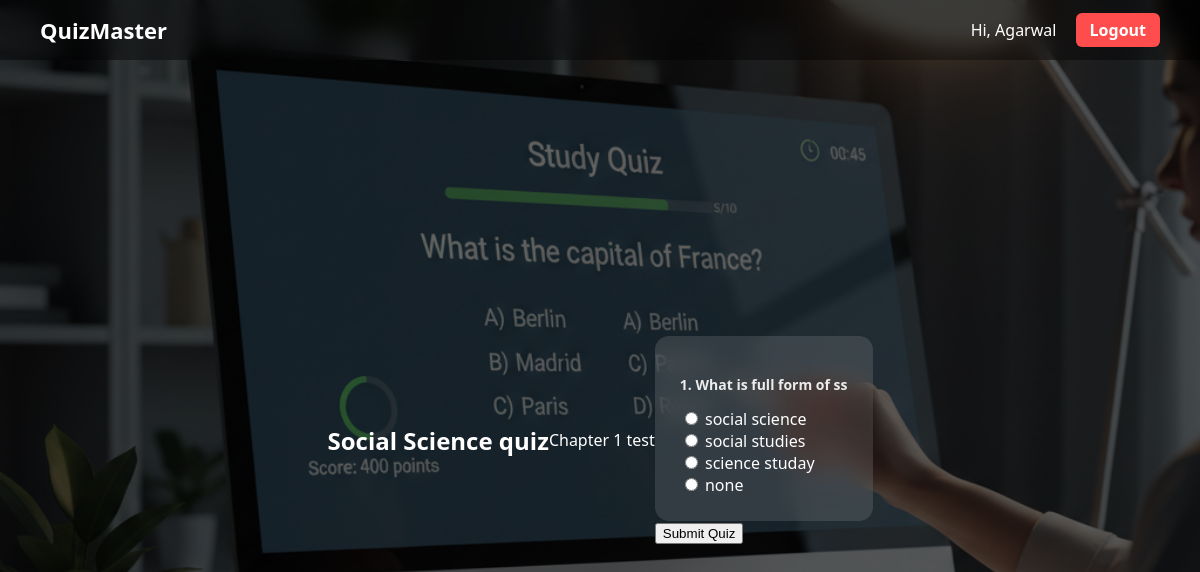
The page /take_quiz/4 (signed in) on the database its author committed.
### models.py (models this page shows)
class User(db.Model, UserMixin):
    id = db.Column(db.Integer, primary_key=True)
    username = db.Column(db.String(100), unique=True, nullable=False)
    email = db.Column(db.String(150), unique=True, nullable=False)
    password = db.Column(db.String(200), nullable=False)
    role = db.Column(db.String(20), default="user")
    created_at = db.Column(db.DateTime, default=datetime.utcnow)

class Quiz(db.Model):
    id = db.Column(db.Integer, primary_key=True)
    title = db.Column(db.String(200), nullable=False)
    description = db.Column(db.Text)
    created_by = db.Column(db.Integer, db.ForeignKey('user.id'))
    questions = db.relationship('Question', backref='quiz', cascade="all, delete")

class Question(db.Model):
    id = db.Column(db.Integer, primary_key=True)
    quiz_id = db.Column(db.Integer, db.ForeignKey('quiz.id'))
    question_text = db.Column(db.Text, nullable=False)
    option1 = db.Column(db.String(200))
    option2 = db.Column(db.String(200))
    option3 = db.Column(db.String(200))
    option4 = db.Column(db.String(200))
    correct_option = db.Column(db.String(10))

### app.py (the view, shortened to what this page needs)
@app.route("/take_quiz/<int:quiz_id>", methods=["GET","POST"])
@login_required
def take_quiz(quiz_id):
    quiz = Quiz.query.get_or_404(quiz_id)
    questions = Question.query.filter_by(quiz_id=quiz_id).limit(10).all()
    if not questions:
        flash("No questions available for this quiz.")
        return redirect(url_for("dashboard"))
    return render_template("take_quiz.html", quiz=quiz, questions=questions)

### app.py (called while the page is built)
@login_manager.user_loader
def load_user(user_id):
    return User.query.get(int(user_id))

### templates/take_quiz.html
{% extends "base.html" %}
{% block content %}
<h2>{{ quiz.title }}</h2>
<p>{{ quiz.description }}</p>
<form method="POST">
{% for q in questions %}
    <div class="quiz-card">
        <p><strong>{{ loop.index }}. {{ q.question_text }}</strong></p>
        <label><input type="radio" name="q{{ q.id }}" value="1"> {{ q.option1 }}</label><br>
        <label><input type="radio" name="q{{ q.id }}" value="2"> {{ q.option2 }}</label><br>
        <label><input type="radio" name="q{{ q.id }}" value="3"> {{ q.option3 }}</label><br>
        <label><input type="radio" name="q{{ q.id }}" value="4"> {{ q.option4 }}</label>
    </div>
{% endfor %}
<button type="submit">Submit Quiz</button>
</form>
{% endblock %}

### templates/base.html (shortened to what this page needs)
<!DOCTYPE html>
<html lang="en">
<head>
    <link rel="stylesheet" href="{{ url_for('static', filename='css/style.css') }}">
</head>
<body>
    {% if current_user.is_authenticated %}
    <nav class="navbar">
        <div class="nav-left">
            <a href="{{ url_for('dashboard') }}" class="logo">QuizMaster</a>
        </div>
        <div class="nav-right">
            <span class="user-name">Hi, {{ current_user.username }}</span>
            <a href="{{ url_for('logout') }}" class="logout-btn">Logout</a>
        </div>
    </nav>
    {% endif %}
    <div class="main-container">
        {% block content %}{% endblock %}
    </div>
</body>
</html>

### static/css/style.css (style rules this page uses)
body { margin: 0; font-family: 'Segoe UI', sans-serif; color: white; background: url("/static/images/bg.jpg") no-repeat center center fixed; background-size: cover; }
body::before { content: ""; position: fixed; inset: 0; background: rgba(0,0,0,0.6); z-index: -1; }
.main-container { display: flex; justify-content: center; align-items: center; min-height: 90vh; padding: 20px; }
.navbar { display: flex; justify-content: space-between; align-items: center; padding: 15px 40px; background: rgba(0,0,0,0.4); backdrop-filter: blur(10px); }
.logo { font-size: 22px; font-weight: bold; color: white; text-decoration: none; }
.user-name { margin-right: 15px; }
.logout-btn { text-decoration: none; padding: 6px 14px; border-radius: 6px; background: #ff4d4d; color: white; font-weight: bold; }
.quiz-card { background: rgba(255,255,255,0.12); backdrop-filter: blur(12px); padding: 25px; border-radius: 14px; transition: 0.3s; }
.quiz-card p { font-size: 14px; opacity: 0.9; }

### rows shown on the page
User: username "Agarwal"
Quiz: title "Social Science quiz", description "Chapter 1 test"
Question: question_text "What is full form of ss", option1 "social science", option2 "social studies", option3 "science studay", option4 "none"
